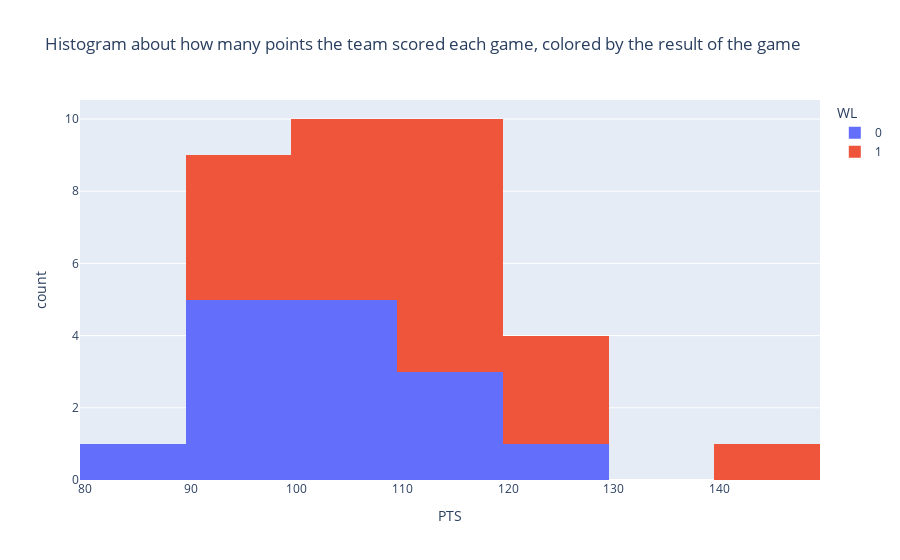

This figure's notebook cell:
### Code cell
make_histogram_from_pts(opponent_prepared)

### Figure 1 — Plotly figure (JSON) as saved in the notebook; plotly's stock layout.template omitted (floating-point values rounded to 4 significant figures)
{"data": [{"alignmentgroup": "True", "bingroup": "x", "hovertemplate": "WL=0<br>PTS=%{x}<br>count=%{y}<extra></extra>", "legendgroup": "0", "marker": {"color": "#636efa", "pattern": {"shape": ""}}, "name": "0", "offsetgroup": "0", "orientation": "v", "showlegend": true, "type": "histogram", "x": [121, 112, 101, 92, 94, 92, 99, 89, 112, 115, 108, 104, 101, 104, 93], "xaxis": "x", "yaxis": "y"}, {"alignmentgroup": "True", "bingroup": "x", "hovertemplate": "WL=1<br>PTS=%{x}<br>count=%{y}<extra></extra>", "legendgroup": "1", "marker": {"color": "#EF553B", "pattern": {"shape": ""}}, "name": "1", "offsetgroup": "1", "orientation": "v", "showlegend": true, "type": "histogram", "x": [101, 99, 92, 113, 107, 102, 126, 98, 91, 105, 114, 111, 116, 115, 123, 117, 105, 124, 119, 144], "xaxis": "x", "yaxis": "y"}], "layout": {"barmode": "relative", "legend": {"title": {"text": "WL"}, "tracegroupgap": 0}, "title": {"text": "Histogram about how many points the team scored each game, colored by the result of the game"}, "xaxis": {"anchor": "y", "domain": [0, 1], "title": {"text": "PTS"}}, "yaxis": {"anchor": "x", "domain": [0, 1], "title": {"text": "count"}}}}
